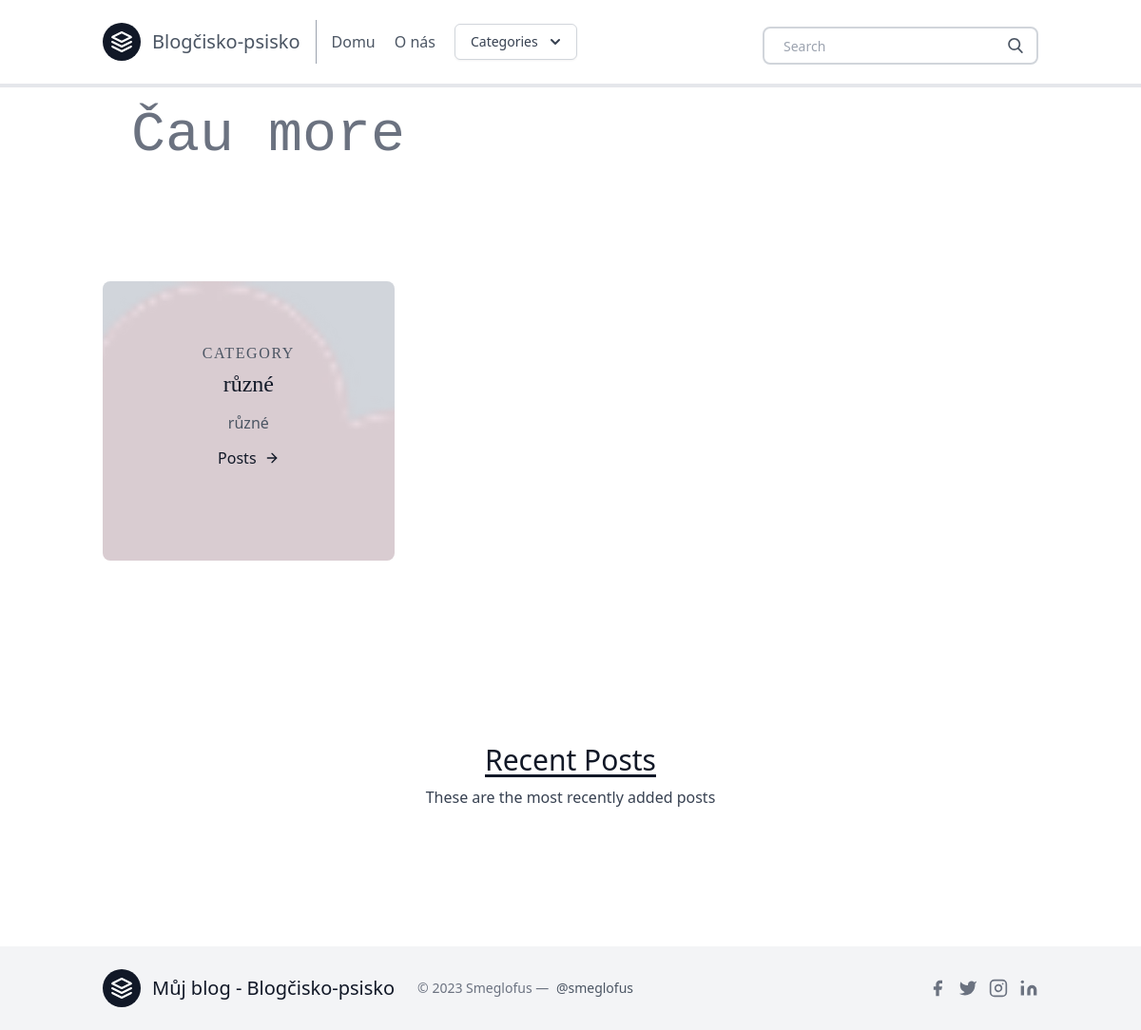
The page / on the database its author committed.
### posts/models.py (models this page shows, shortened)
class Category(models.Model):
    title = models.CharField(max_length=20)
    subtitle = models.CharField(max_length=20)
    slug = models.SlugField()
    thumbnail = models.ImageField()

### posts/views.py (the view)
# urls.py: path('', homepage, name = 'homepage'),
def homepage(request):
    categories = Category.objects.all()[0:3]
    featured = Post.objects.filter(featured=True)
    latest = Post.objects.order_by('-timestamp')[0:3]
    context= {
        'object_list': featured,
        'latest': latest,
        'categories': categories,
    }
    return render(request, 'homepage.html', context)

### posts/templatetags/markdown_extras.py (called while the page is built)
@register.simple_tag
def get_categories():
    return Category.objects.all()[0:3]

### templates/homepage.html (shortened to what this page needs)
{% extends 'base.html' %}
{% block content %}
    <div class="w-full bg-cover bg-center" >
      <div class="py-5 flex items-center justify-center h-full w-full">
        <h1 class="mb-2 font-mono text-4xl text-gray-500 md:text-6xl">
          Čau more <br class="block md:hidden" />
          <span class="relative">
            <span class="h-20 pt-2 overflow-x-hidden whitespace-nowrap text-brand-accent">
              co tu hledáš ? <span class="text-3xl md:text-5xl">👋</span>
            </span>
            <span
              class="cursor absolute -bottom-0 left-0 -top-1 inline-block bg-white w-full animate-type will-change"
            ></span>
          </span>
        </h1>
      </div>
    </div>
    <section class="text-gray-600 body-font ">
        <div class="container px-5 py-24 mx-auto">
          <div class="flex flex-wrap -m-4">
            {% for category in categories %}
            <div class="p-4 lg:w-1/3">
              <div class="transition ease-in-out delay-150 bg-blue-500 hover:-translate-y-1 hover:scale-110 hover:bg-yellow-600 duration-300 w-full bg-cover bg-center bg-gray-300 rounded-lg " style="background-image: url('{{ category.thumbnail.url }}')">
                <div class="h-full bg-white-900 bg-opacity-40 hover:bg-opacity-70 transition duration-300 ease-in-out px-8 pt-16 pb-24 rounded-lg overflow-hidden text-center relative">
                <h2 class="tracking-widest text-1xl title-font font-serif text-black-800 mb-1">
                  CATEGORY</h2>
                <h1 class="title-font sm:text-2xl text-xl font-serif text-gray-900 mb-3">
                  {{ category.title }}</h1>
                <p class="leading-relaxed mb-3">
                  {{ category.subtitle }}</p>
                <a href="{% url 'postlist' category.slug %}" class="rounded-lg hover:bg-pink-200 text-gray-900 inline-flex items-center">
                  Posts
                  <svg class="w-4 h-4 ml-2" viewBox="0 0 24 24" stroke="currentColor" stroke-width="2" fill="none" stroke-linecap="round" stroke-linejoin="round">
                    <path d="M5 12h14"></path>
                    <path d="M12 5l7 7-7 7"></path>
                  </svg>
                </a>
              </div>
              </div>
            </div>
            {% endfor %}
          </div>
        </div>
    </section>
<section class="blog text-gray-700 body-font">
      <div class="container px-5 py-24 mx-auto">
        <div class="flex flex-wrap w-full mb-20 flex-col items-center text-center">
          <h1 class="sm:text-3xl text-2xl font-medium title-font mb-2 text-gray-900 underline underline-offset-4">
            Recent Posts</h1>
          <p class="lg:w-1/2 w-full leading-relaxed text-base">
            These are the most recently added posts</p>
        </div>
      </div>
</section>
{% endblock content %}

### templates/homepage.html (style rules this page uses)
.cursor::after { display: block; content: ''; position: absolute; width: 4px; height: 100%; background-color: #fff; animation: cursor .6s linear infinite alternate; will-change: opacity; }

### rows shown on the page
Category: thumbnail (picture), title "různé", subtitle "různé"
